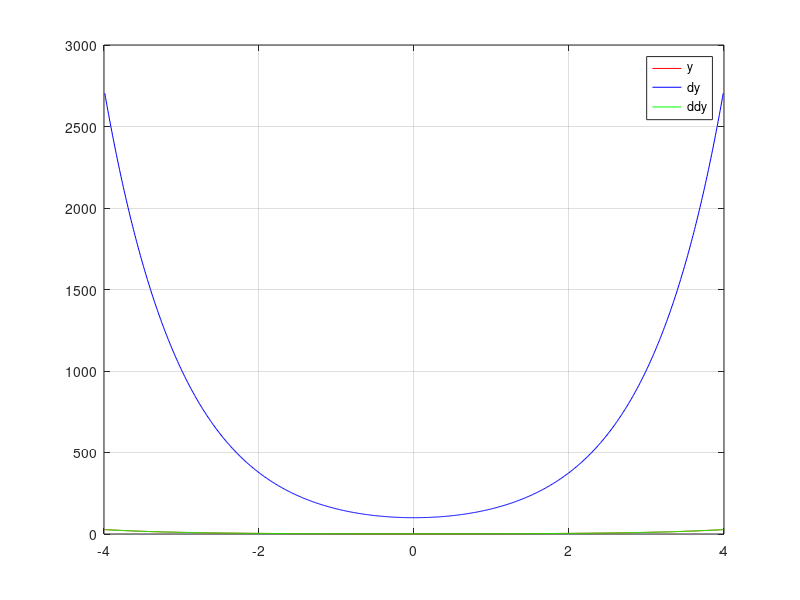

Source code (MATLAB):
% central difference method 

f = @(x) cosh(x);
h = 0.01;
x = -4:h:4;   % this way, you define the desired step size, h, and use it to calculate the x vector
              % to change the resolution, simply change the value of h
% x = linspace(-4,4,9);
n = length(x);
y=f(x);
dy = zeros(n,1); % preallocate derivative vectors
ddy = zeros(n,1);
for i=2:n-1
    dy(i) = (y(i-1)+y(i+1))/2/h;
    ddy(i) = (y(i+1)-2*y(i)+y(i-1))/h^2;
end

% Now when you plot the derivatives, skip the first and the last point
figure;
plot(x,y,'r');
hold on;
plot(x(2:end-1), dy(2:end-1),'b');
plot(x(2:end-1), ddy(2:end-1), 'g');
grid on;
legend('y', 'dy', 'ddy');